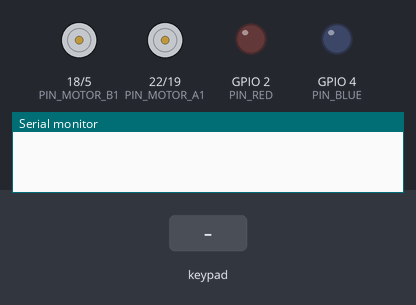
Bench run of a sketch on a simulated ESP32. On the bench: motor-driver pin pairs drawn as motors (green arrow = first pin HIGH = forward, orange = second pin HIGH = backward, longer = more drive), output pins drawn as LEDs (lit = HIGH), the last lines printed to the serial monitor. Inputs (shaded band) come from the test bench.

Above: at 1.2 s.
1.3 s: key 'U' pressed
At 1.45 s:
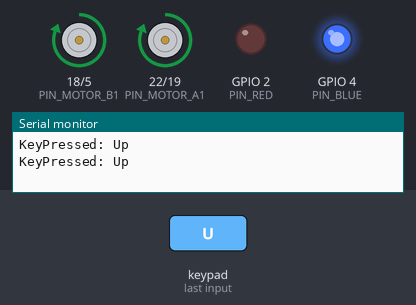
3.1 s: key 'D' pressed
At 3.25 s:
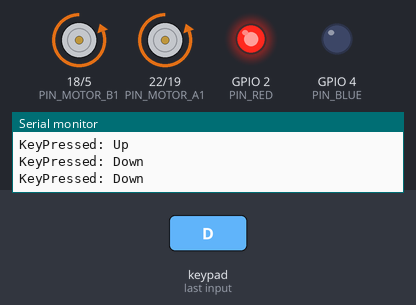
4.9 s: key 'L' pressed
At 5.05 s:
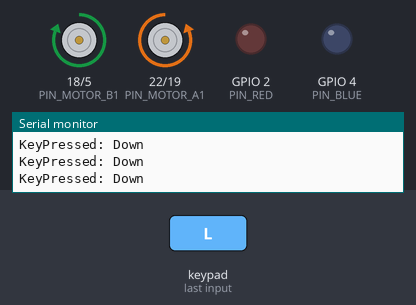
6.7 s: key 'R' pressed
At 6.85 s:
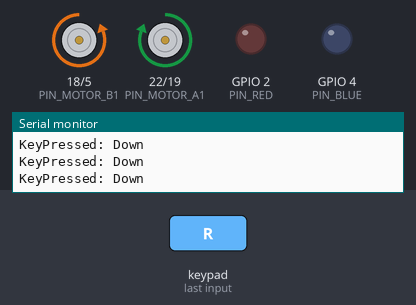
Timing chart, 0 to 9.5 s (numbered marks = the images above; inputs shaded):
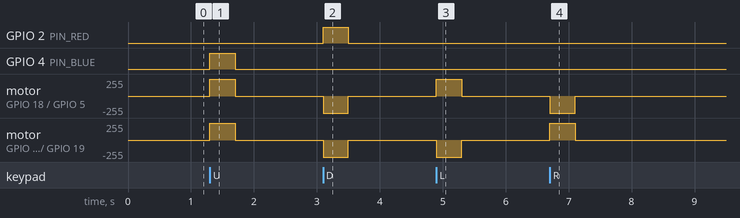

The sketch:

bluetooth-car.ino
```cpp
/*
Bluetooth car
Author: David Beran

See https://github.com/hom3r/arduino/tree/main/bluetooth-car

The Dabble application and library is used for this project.
See more on: https://thestempedia.com/docs/dabble/game-pad-module/
*/
#define CUSTOM_SETTINGS
#define INCLUDE_GAMEPAD_MODULE
#include <DabbleESP32.h>

const byte PIN_BLUE = 4;
const byte PIN_RED = 2;

const byte PIN_MOTOR_A1 = 22;
const byte PIN_MOTOR_A2 = 19;
const byte PIN_MOTOR_B1 = 18;
const byte PIN_MOTOR_B2 = 5;

const byte SPEED = 100;

void setup() {
  Serial.begin(115200);           // make sure your Serial Monitor is also set at this baud rate.
  Dabble.begin("Auticko");        //set bluetooth name of your device
  pinMode(PIN_BLUE, OUTPUT);
  pinMode(PIN_RED, OUTPUT);
  pinMode(PIN_MOTOR_A1, OUTPUT);
  pinMode(PIN_MOTOR_A2, OUTPUT);
  pinMode(PIN_MOTOR_B1, OUTPUT);
  pinMode(PIN_MOTOR_B2, OUTPUT);

  // turn all pins OFF
  digitalWrite(PIN_BLUE, LOW);
  digitalWrite(PIN_RED, LOW);
  halt();

  // turn on the build-in LED (on PIN 5)
  pinMode(BUILTIN_LED, OUTPUT);
  digitalWrite(BUILTIN_LED, LOW);
}


void loop() {
  Dabble.processInput();             //this function is used to refresh data obtained from smartphone.Hence calling this function is mandatory in order to get data properly from your mobile.

  if (GamePad.isUpPressed())
  {
    Serial.print("KeyPressed: ");
    Serial.println("Up");
    digitalWrite(PIN_BLUE, HIGH);
    runForward();
    delay(100);
    digitalWrite(PIN_BLUE, LOW);
    halt();
  }

  if (GamePad.isDownPressed())
  {
    Serial.print("KeyPressed: ");
    Serial.println("Down");
    digitalWrite(PIN_RED, HIGH);
    runBackward();
    delay(100);
    digitalWrite(PIN_RED, LOW);
    halt();
  }

  if (GamePad.isLeftPressed())
  {
    turnLeft();
    delay(100);
    halt();
  }


  if (GamePad.isRightPressed())
  {
    turnRight();
    delay(100);
    halt();
  }
}


void turnRight() {
  digitalWrite(PIN_MOTOR_A1, SPEED);
  digitalWrite(PIN_MOTOR_A2, LOW);
  digitalWrite(PIN_MOTOR_B1, LOW);
  digitalWrite(PIN_MOTOR_B2, SPEED);
}

void turnLeft() {
  digitalWrite(PIN_MOTOR_A1, LOW);
  digitalWrite(PIN_MOTOR_A2, SPEED);
  digitalWrite(PIN_MOTOR_B1, SPEED);
  digitalWrite(PIN_MOTOR_B2, LOW);
}

void runForward() {
  digitalWrite(PIN_MOTOR_A1, SPEED);
  digitalWrite(PIN_MOTOR_A2, LOW);
  digitalWrite(PIN_MOTOR_B1, SPEED);
  digitalWrite(PIN_MOTOR_B2, LOW);
}
void runBackward() {
  digitalWrite(PIN_MOTOR_A1, LOW);
  digitalWrite(PIN_MOTOR_A2, SPEED);
  digitalWrite(PIN_MOTOR_B1, LOW);
  digitalWrite(PIN_MOTOR_B2, SPEED);
}

void halt() {
  digitalWrite(PIN_MOTOR_A1, LOW);
  digitalWrite(PIN_MOTOR_A2, LOW);
  digitalWrite(PIN_MOTOR_B1, LOW);
  digitalWrite(PIN_MOTOR_B2, LOW);
}
```

Measured:
- after the input at 1.3 s, GPIO 4 (PIN_BLUE): LOW → HIGH at once, → LOW 0.40 s later; motor on GPIO 18 (PIN_MOTOR_B1) / GPIO 5 (PIN_MOTOR_B2), motor on GPIO 22 (PIN_MOTOR_A1) / GPIO 19 (PIN_MOTOR_A2): stopped → forward 255/255 at once, → stopped 0.40 s later
- after the input at 3.1 s, GPIO 2 (PIN_RED): LOW → HIGH at once, → LOW 0.40 s later; motor on GPIO 18 (PIN_MOTOR_B1) / GPIO 5 (PIN_MOTOR_B2), motor on GPIO 22 (PIN_MOTOR_A1) / GPIO 19 (PIN_MOTOR_A2): stopped → backward 255/255 at once, → stopped 0.40 s later
- after the input at 4.9 s, motor on GPIO 18 (PIN_MOTOR_B1) / GPIO 5 (PIN_MOTOR_B2): stopped → forward 255/255 at once, → stopped 0.40 s later; motor on GPIO 22 (PIN_MOTOR_A1) / GPIO 19 (PIN_MOTOR_A2): stopped → backward 255/255 at once, → stopped 0.40 s later
- after the input at 6.7 s, motor on GPIO 18 (PIN_MOTOR_B1) / GPIO 5 (PIN_MOTOR_B2): stopped → backward 255/255 at once, → stopped 0.40 s later; motor on GPIO 22 (PIN_MOTOR_A1) / GPIO 19 (PIN_MOTOR_A2): stopped → forward 255/255 at once, → stopped 0.40 s later
